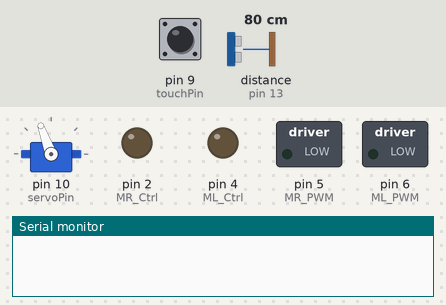
Simulated run of this sketch. Board: Arduino Uno, built with avr-gcc and run on an emulated ATmega328P. Shown: servo, switched loads named in the sketch (green lamp = pin HIGH), output pins drawn as LEDs (lit = HIGH), the last lines printed to the serial monitor. The inputs (shaded band) are chosen by the test bench; at power-on: pin 9 (touchPin) LOW, distance to the obstacle (sensor on pin 13) 80 cm. The echo pulse lasts 58.3 µs per cm; pins used as bus, display or sensor lines are not drawn.

Above: at 1.7 s.
1.8 s: pin 9 (touchPin) pulled HIGH for 2.4 s
At 6.3 s:
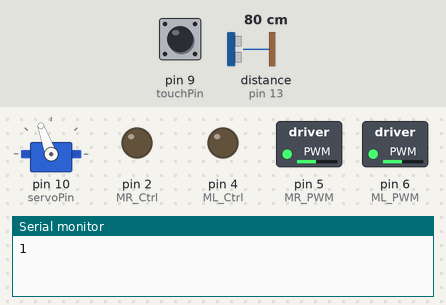
6.7 s: distance to the obstacle (sensor on pin 13) set to 22 cm
9.5 s: distance to the obstacle (sensor on pin 13) set to 18 cm
At 10.8 s:
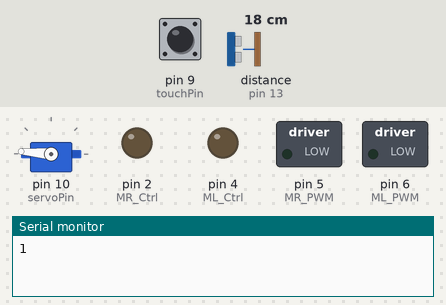
15.6 s: distance to the obstacle (sensor on pin 13) set to 35 cm
At 17.5 s:
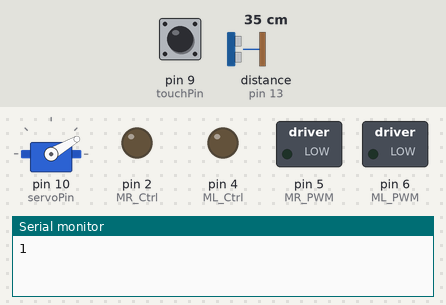
Timing chart, 0 to 21.7 s (numbered marks = the images above; inputs shaded):
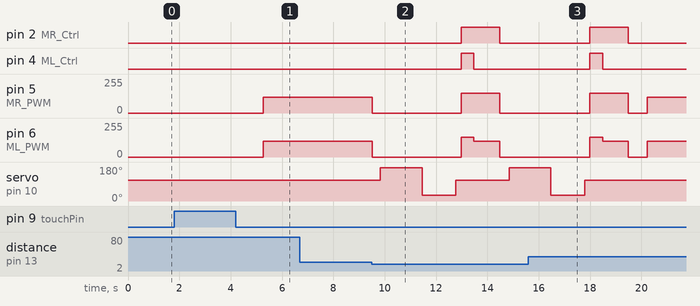

The sketch:

robotuk.ino
```cpp
#include <Servo.h>

#define servoPin 10  //The pin of servo

#define ML_Ctrl 4  //Define the direction control pin of the left motor
#define ML_PWM 6   //Define the PWM control pin of the left motor
#define MR_Ctrl 2  //Define the direction control pin of the right motor
#define MR_PWM 5   //Define the PWM control pin of the right motor

#define SCL_Pin  A5  //set a pin of clock to A5
#define SDA_Pin  A4  //set a data pin to A4

#define SPEED_FRONT 120
#define SPEED_BACK 150

int trigPin = 12; // Pin Trig attaches to 12
int echoPin = 13; //Pin Echo attaches to 13
//long duration;
float distance;
bool flag = false;

Servo myservo;
int pos = 0;

int touchPin = 9; //Pin touch attaches to 9
int touchCount = 0;

unsigned char smile[] =
{
    0x00, 0x08, 0x04, 0x02, 0x02, 0x24, 0x48, 0x40, 0x40, 0x48, 0x24, 0x02,
    0x02, 0x04, 0x08, 0x00
};

unsigned char smile1[] =
{
    0x00, 0x08, 0x04, 0x02, 0x02, 0x24, 0x48, 0x40, 0x40, 0x48, 0x24, 0x04,
    0x04, 0x04, 0x08, 0x00
};

unsigned char wink[] =
{
    0x00, 0x08, 0x04, 0x02, 0x02, 0x44, 0x48, 0x40, 0x40, 0x48, 0x28, 0x08,
    0x08, 0x08, 0x08, 0x00
};

unsigned char sad[] =
{
    0x00, 0x00, 0x04, 0x08, 0x10, 0x08, 0x44, 0x20, 0x20, 0x44, 0x08, 0x10,
    0x08, 0x04, 0x00, 0x00
};

unsigned char right[] =
{
    0x3c, 0x3c, 0x3c, 0x3c, 0x3c, 0x3c, 0x3c, 0x3c, 0x3c, 0x3c, 0x3c, 0xff,
    0xff, 0x7e, 0x3c, 0x18
};

unsigned char left[] =
{
    0x18, 0x3c, 0x7e, 0xff, 0xff, 0x3c, 0x3c, 0x3c, 0x3c, 0x3c, 0x3c, 0x3c,
    0x3c, 0x3c, 0x3c, 0x3c
};

unsigned char sleepy1[] =
{
    0x00, 0x00, 0x04, 0x08, 0x08, 0x04, 0x60, 0x90, 0x90, 0x60, 0x84, 0x88,
    0x28, 0x64, 0x48, 0x18
};

unsigned char sleepy2[] =
{
    0x00, 0x00, 0x04, 0x08, 0x08, 0x04, 0x60, 0x90, 0x90, 0x60, 0x04, 0x48,
    0xc8, 0x94, 0x30, 0x24
};

unsigned char center[] =
{
    0x00, 0x00, 0x3c, 0x42, 0x5a, 0x42, 0x3c, 0x00, 0x00, 0x3c, 0x42, 0x5a,
    0x42, 0x3c, 0x00, 0x00
};

unsigned char left1[] =
{
    0x00, 0x00, 0x00, 0x3c, 0x42, 0x5a, 0x5a, 0x3c, 0x00, 0x00, 0x3c, 0x42,
    0x5a, 0x5a, 0x3c, 0x00
};
unsigned char left2[] =
{
    0x00, 0x00, 0x00, 0x00, 0x3c, 0x42, 0x5a, 0x3c, 0x00, 0x00, 0x00, 0x3c,
    0x42, 0x5a, 0x3c, 0x00
};

unsigned char right1[] =
{
    0x00, 0x3c, 0x5a, 0x5a, 0x42, 0x3c, 0x00, 0x00, 0x3c, 0x5a, 0x5a, 0x42,
    0x3c, 0x00, 0x00, 0x00
};

unsigned char right2[] =
{
    0x00, 0x3c, 0x5a, 0x42, 0x3c, 0x00, 0x00, 0x00, 0x3c, 0x5a, 0x42, 0x3c,
    0x00, 0x00, 0x00, 0x00
};

unsigned char heart[] =
{
    0x04, 0x0e, 0x1e, 0x3c, 0x1e, 0x0e, 0x44, 0xa0, 0xa0, 0x44, 0x0e, 0x1e,
    0x3c, 0x1e, 0x0e, 0x04
};

unsigned char heart0[] =
{
    0x00, 0x04, 0x0e, 0x1c, 0x0e, 0x04, 0x40, 0xa0, 0xa0, 0x40, 0x04, 0x0e,
    0x1c, 0x0e, 0x04, 0x00
};

void setup()
{
  pinMode(SCL_Pin, OUTPUT);
  pinMode(SDA_Pin, OUTPUT);

  myservo.attach(servoPin);

//  pinMode(LED, OUTPUT);

  pinMode(trigPin, OUTPUT);
  pinMode(echoPin, INPUT);
  pinMode(ML_Ctrl, OUTPUT);
  pinMode(ML_PWM, OUTPUT);
  pinMode(MR_Ctrl, OUTPUT);
  pinMode(MR_PWM, OUTPUT);
  myservo.write(110); //Set the angle of the servo to 90°
  delay(500); //delay in 500ms

  pinMode(touchPin, INPUT); // set pin for touch

  Serial.begin(9600);
}

void loop()
{

  if(digitalRead(touchPin) == HIGH){ //check wether the pin is HIGH or LOW
    touchCount++;
    if(touchCount%2){
      for(int i = 0; i < 2; i++)
        animation2(heart0, heart);
    }
    // animation(smile, smile1, wink);
    // animation(wink, smile1, smile);
    Serial.println(touchCount);
  }

  if(touchCount%2){ //if its been touched for odd times then just go
    distance = checkdistance();  //Assign the distance measured by ultrasonic sound to distance
    if(distance <= 20){
      Car_stop();
//      digitalWrite(LED, HIGH);
      matrix_display(sad);
      flag = false;

      //using servo turn the ultrasonic left, then right, get which size has more space, go back 10 cm and go to that side
      int leftDis = lookLeft();
      int rightDis = lookRight();

      myservo.write(110);
      delay(200);

      goBack10cm();

      if(leftDis <= rightDis){
        matrix_display(right);
        Car_right();
        delay(1000);
        Car_stop();
      }
      else{
        matrix_display(left);
        Car_left();
        delay(1000);
        Car_stop();
      }
    }
    else if(!flag){
      Car_stop();
//      digitalWrite(LED, LOW);
      animation(smile, smile1, wink);
      animation(wink, smile1, smile);
      flag = true;
    }
    else{
      Car_front();
      matrix_display(smile);
    }
  }
  else{ //else just wink
    Car_stop();
    animation2(sleepy1, sleepy2);
    animation2(sleepy2, sleepy1);
  }

  delay(50);
}

void Car_front()
{
  digitalWrite(MR_Ctrl, LOW);
  analogWrite(MR_PWM, SPEED_FRONT);
  digitalWrite(ML_Ctrl, LOW);
  analogWrite(ML_PWM, SPEED_FRONT);
}

void Car_back()
{
  digitalWrite(MR_Ctrl, HIGH);
  analogWrite(MR_PWM, SPEED_BACK);
  digitalWrite(ML_Ctrl, HIGH);
  analogWrite(ML_PWM, SPEED_BACK);
}

void Car_left()
{
  digitalWrite(MR_Ctrl, LOW);
  analogWrite(MR_PWM, SPEED_FRONT);
  digitalWrite(ML_Ctrl, HIGH);
  analogWrite(ML_PWM, SPEED_BACK);
}

void Car_right()
{
  digitalWrite(MR_Ctrl, HIGH);
  analogWrite(MR_PWM, SPEED_BACK);
  digitalWrite(ML_Ctrl, LOW);
  analogWrite(ML_PWM, SPEED_FRONT);
}

void Car_stop()
{
  digitalWrite(MR_Ctrl, LOW);
  analogWrite(MR_PWM, 0);
  digitalWrite(ML_Ctrl, LOW);
  analogWrite(ML_PWM, 0);
}

void goBack10cm(){
  Car_back();
  delay(500);
  Car_stop();
}

float checkdistance()
{
  static float distance;
  digitalWrite(trigPin, LOW);
  delayMicroseconds(2);
  digitalWrite(trigPin, HIGH);
  delayMicroseconds(10);
  digitalWrite(trigPin, LOW);
  distance = pulseIn(echoPin, HIGH) / 58.20;  //The 58.20 here comes from 2*29.1=58.2
  delay(10);
  return distance;
}

//this function is used for the display of dot matrix
void matrix_display(unsigned char matrix_value[])
{
  IIC_start();  //use the function to start transmitting data
  IIC_send(0xc0);  //select an address

  for (int i = 0; i < 16; i++) //image data have 16 characters
  {
    IIC_send(matrix_value[i]); //data to transmit pictures
  }

  IIC_end();   //end the data transmission of pictures

  IIC_start();
  IIC_send(0x8A);  //show control and select pulse width 4/16
  IIC_end();
}

//the condition that data starts transmitting
void IIC_start()
{
  digitalWrite(SDA_Pin, HIGH);
  digitalWrite(SCL_Pin, HIGH);
  delayMicroseconds(3);
  digitalWrite(SDA_Pin, LOW);
  delayMicroseconds(3);
  digitalWrite(SCL_Pin, LOW);
}

//the sign that transmission of data ends
void IIC_end()
{
  digitalWrite(SCL_Pin, LOW);
  digitalWrite(SDA_Pin, LOW);
  delayMicroseconds(3);
  digitalWrite(SCL_Pin, HIGH);
  delayMicroseconds(3);
  digitalWrite(SDA_Pin, HIGH);
  delayMicroseconds(3);
}

//transmit data
void IIC_send(unsigned char send_data)
{
  for (byte mask = 0x01; mask != 0; mask <<= 1) //each character has 8 digits, which is detected one by one
  {
    if (send_data & mask) { //set high or low levels in light of each bit(0 or 1)
      digitalWrite(SDA_Pin, HIGH);
    } else {
      digitalWrite(SDA_Pin, LOW);
    }
    delayMicroseconds(3);
    digitalWrite(SCL_Pin, HIGH); //pull up the clock pin SCL_Pin to end the transmission of data
    delayMicroseconds(3);
    digitalWrite(SCL_Pin, LOW); //pull down the clock pin SCL_Pin to change signals of SDA
  }
}

void animation(unsigned char data1[], unsigned char data2[], unsigned char data3[])
{
  matrix_display(data1);
  delay(100);
  matrix_display(data2);
  delay(100);
  matrix_display(data3);
  delay(100);
}

void animation2(unsigned char data1[], unsigned char data2[])
{
  matrix_display(data1);
  delay(500);
  matrix_display(data2);
  delay(500);
}

float lookLeft(){
  animation(center, left1, left2);
  myservo.write(175);
  delay(1000);
  animation(left2, left1, center);
  return checkdistance();
}

float lookRight(){
  animation(center, right1, right2);
  myservo.write(30);
  delay(1000);
  animation(right2, right1, center);
  return checkdistance();
}
```

Measured:
- the behaviour switches between 20 and 19 cm on distance to the obstacle (sensor on pin 13) (found by bisection; images 1 and 2)
- after the input at 1.8 s, pin 5 (MR_PWM), pin 6 (ML_PWM): 0/255 → 120/255 after 3.5 s
- after the input at 6.7 s, every drawn part: stays the same
- after the input at 9.5 s, pin 2 (MR_Ctrl): LOW → HIGH after 3.5 s, → LOW 1.5 s later; pin 4 (ML_Ctrl): LOW → HIGH after 3.5 s, → LOW 0.50 s later
- after the input at 15.6 s, servo on pin 10 (servoPin): goes on until 17.8 s, then stays 110°
